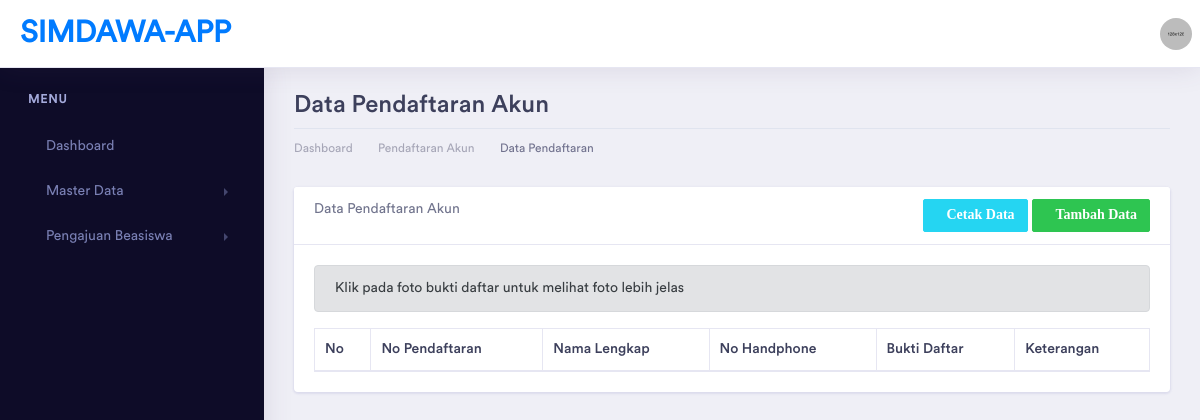
The app's page /index.php/pendaftaran, older data.
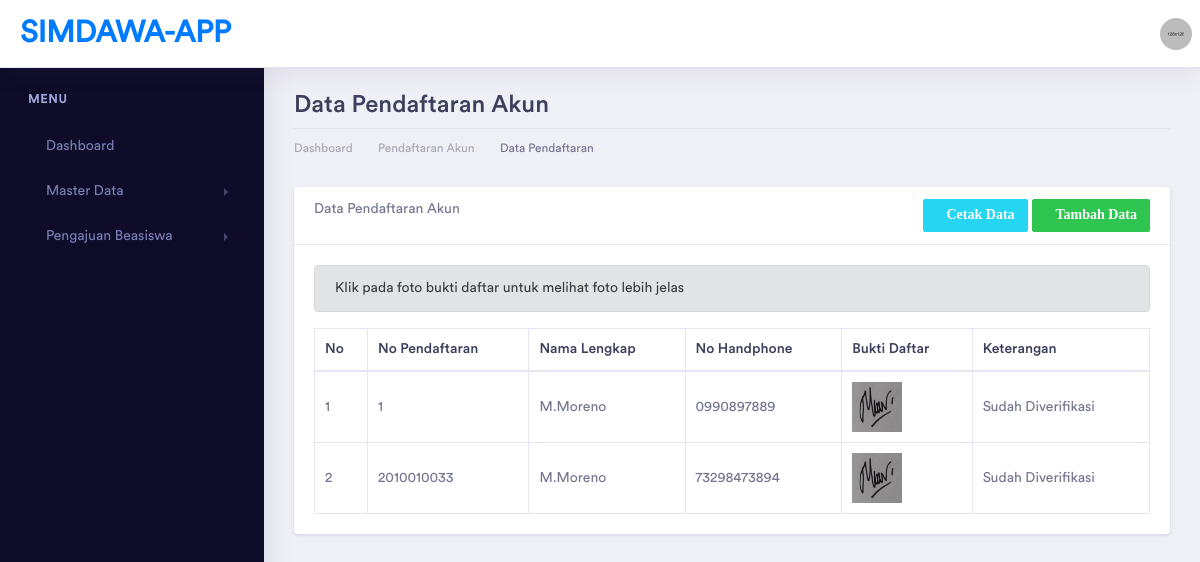
The same page, newer data.
### tables this page shows
CREATE TABLE `pendaftaran_pengguna` (
  `id` int(11) NOT NULL,
  `no_pendaftaran` varchar(20) DEFAULT NULL,
  `nama_lengkap` varchar(75) DEFAULT NULL,
  `no_handphone` varchar(15) DEFAULT NULL,
  `bukti_daftar` varchar(255) DEFAULT NULL,
  `prodi_id` int(11) DEFAULT NULL,
  `keterangan` enum('Sudah Diverifikasi','Belum Diverifikasi','Akun\r\nDibatalkan') DEFAULT NULL
);

### application/controllers/Pendaftaran.php (called while the page is built, shortened)
<?php
class Pendaftaran extends CI_Controller
{
    public function __construct()
    {
        $this->load->model('PendaftaranModel');
    }
    public function index()
    {
        $data['title'] = "Data Beasiswa | SIMDAWA-APP";
        $data['pendaftaran'] = $this->PendaftaranModel->get_pendaftaran();
        $this->load->view('template/header', $data);
        $this->load->view('template/sidebar');
        $this->load->view('pendaftaran/pendaftaran_read', $data);
        $this->load->view('template/footer');
    }
}

### index.php (called while the page is built, shortened)
<?php
require_once BASEPATH.'core/CodeIgniter.php';

### application/models/PendaftaranModel.php (called while the page is built, shortened)
<?php
class PendaftaranModel extends CI_Model
{
    private $tabel = 'pendaftaran_pengguna';
    public function get_pendaftaran()
    {
        return $this->db->get($this->tabel)->result();
    }
}

### application/views/pendaftaran/pendaftaran_read.php (the view, shortened to what this page needs)
<div class="dashboard-wrapper">
    <div class="container-fluid dashboard-content">
        <div class="row">
            <div class="col-xl-12 col-lg-12 col-md-12 col-sm-12 col-12">
                <div class="page-header">
                    <h2 class="pageheader-title">Data Pendaftaran Akun </h2>
                    <div class="page-breadcrumb">
                        <nav aria-label="breadcrumb">
                            <ol class="breadcrumb">
                                <li class="breadcrumb-item"><a href="<?= base_url('home') ?>" class="breadcrumb-link">Dashboard</a></li>
                                <li class="breadcrumb-item"><a href="<?= base_url('pendaftaran') ?>" class="breadcrumb-link">Pendaftaran Akun</a></li>
                                <li class="breadcrumb-item active" aria-current="page">Data Pendaftaran</li>
                            </ol>
                        </nav>
                    </div>
                </div>
            </div>
        </div>
        <div class="row">
            <div class="col-xl-12 col-lg-12 col-md-12 col-sm-12 col-12">
                <div class="card">
                    <div class="card-header">
                        Data Pendaftaran Akun
                        <a href="<?= base_url('pendaftaran/daftar') ?>" class="btn btn-sm btn-success float-right"><i class="fas fa-plus">Tambah Data</i></a>
                        <a href="<?= base_url('pendaftaran/cetak') ?>" class="btn btn-sm btn-info mr-1 float-right"><i class="fas fa-print">Cetak Data</i></a>
                    </div>
                    <div class="card-body">
                        <div class="alert alert-secondary">
                            <div>Klik pada foto bukti daftar untuk melihat foto lebih jelas</div>
                        </div>
                        <table class="table table-bordered" id="mytabel">
                            <thead>
                                <tr>
                                    <th>No</th>
                                    <th>No Pendaftaran</th>
                                    <th>Nama Lengkap</th>
                                    <th>No Handphone</th>
                                    <th>Bukti Daftar</th>
                                    <th>Keterangan</th>
                                </tr>
                            </thead>
                            <tbody>
                                <?php $no = 1;
                                foreach ($pendaftaran as $a) {
                                    $lokasi = base_url('upload/bukti_daftar/' . $a->bukti_daftar);
                                ?>
                                    <tr>
                                        <td><?= $no++ ?></td>
                                        <td><?= $a->no_pendaftaran ?></td>
                                        <td><?= $a->nama_lengkap ?></td>
                                        <td><?= $a->no_handphone ?></td>
                                        <td><a href="<?= $lokasi ?>" target="_blank">
                                                <img src="<?= $lokasi ?>" width='50px' height='50px'></a></td>
                                    <?php
                                    if ($a->keterangan == 'Belum Diverifikasi') :
                                        echo "<td>
                                    <a href=" . base_url('pendaftaran/verifikasi/acc/' . $a->id) . " class='btn btn-info btn-sm'><i class='fa fa-check'></i> Konfirmasi</a>
                                    <a href=" . base_url('pendaftaran/verifikasi/batal/' . $a->id) . " class='btn btn-danger btn-sm' onclick='return confirm(\"Ingin batalkan
                                    akun ini?\")'><i class='fa fa-ban'></i> Batalkan</a>
                                            </td>";
                                    else :
                                        echo "<td>" . $a->keterangan . "</td>";
                                    endif;
                                    echo "</tr>";
                                }
                                    ?>
                            </tbody>
                        </table>
                    </div>
                </div>
            </div>
        </div>
    </div>
</div>

### application/views/template/header.php (shortened to what this page needs)
<!doctype html>
<html lang="en">
<head>
    <link rel="stylesheet" href="<?php echo base_url('assets/vendor/bootstrap/css/bootstrap.min.css') ?>">
    <link href="<?php echo base_url('assets/vendor/fonts/circular-std/style.css') ?>" rel="stylesheet">
    <link rel="stylesheet" href="<?php echo base_url('assets/libs/css/style.css') ?>">
    <link rel="stylesheet" href="<?php echo base_url('assets/vendor/fonts/fontawesome/css/fontawesome-all.css') ?>">
</head>
<body>
    <div class="dashboard-main-wrapper">
        <div class="dashboard-header">
            <nav class="navbar navbar-expand-lg bg-white fixed-top">
                <a class="navbar-brand" href="<?php base_url('home') ?>">SIMDAWA-APP</a>
                <div class="collapse navbar-collapse" id="navbarSupportedContent">
                    <ul class="navbar-nav ml-auto navbar-right-top">
                        <a class="nav-link nav-user-img" href="#" id="navbarDropdownMenuLink2" data-toggle="dropdown" aria-haspopup="true" aria-expanded="false"><img src="<?= base_url('assets/images/avatar-1.jpg') ?>" alt="" class="user-avatar-md rounded-circle"></a>
                    </ul>
                </div>
            </nav>
        </div>

### application/views/template/sidebar.php (shortened to what this page needs)
<div class="nav-left-sidebar sidebar-dark">
    <div class="menu-list">
        <nav class="navbar navbar-expand-lg navbar-light">
            <div class="collapse navbar-collapse" id="navbarNav">
                <ul class="navbar-nav flex-column">
                    <li class="nav-divider">
                        Menu
                    </li>
                    <li class="nav-item">
                        <a class="nav-link" href="<?php echo base_url('home') ?>"><i class="fas fa-tv"></i>Dashboard</a>
                    </li>
                    <li class="nav-item">
                        <a class="nav-link" href="#" data-toggle="collapse" aria-expanded="false" data-target="#submenu-2" aria-controls="submenu-2">
                            <i class="fa fa-database"></i>Master Data</a>
                    </li>
                    <li class="nav-item">
                        <a class="nav-link" href="#" data-toggle="collapse" aria-expanded="false" data-target="#submenu-3" aria-controls="submenu-3">
                            <i class="fa fa-archive"></i>Pengajuan Beasiswa</a>
                    </li>
                </ul>
            </div>
        </nav>
    </div>
</div>

### application/views/template/footer.php (shortened to what this page needs)
</div>
</body>
</html>

Row changes from the older to the newer data that the page shows:
added pendaftaran_pengguna: no_pendaftaran "1", nama_lengkap "M.Moreno", no_handphone "0990897889", bukti_daftar (picture), keterangan "Sudah Diverifikasi"
added pendaftaran_pengguna: no_pendaftaran "2010010033", nama_lengkap "M.Moreno", no_handphone "73298473894", bukti_daftar (picture), keterangan "Sudah Diverifikasi"
